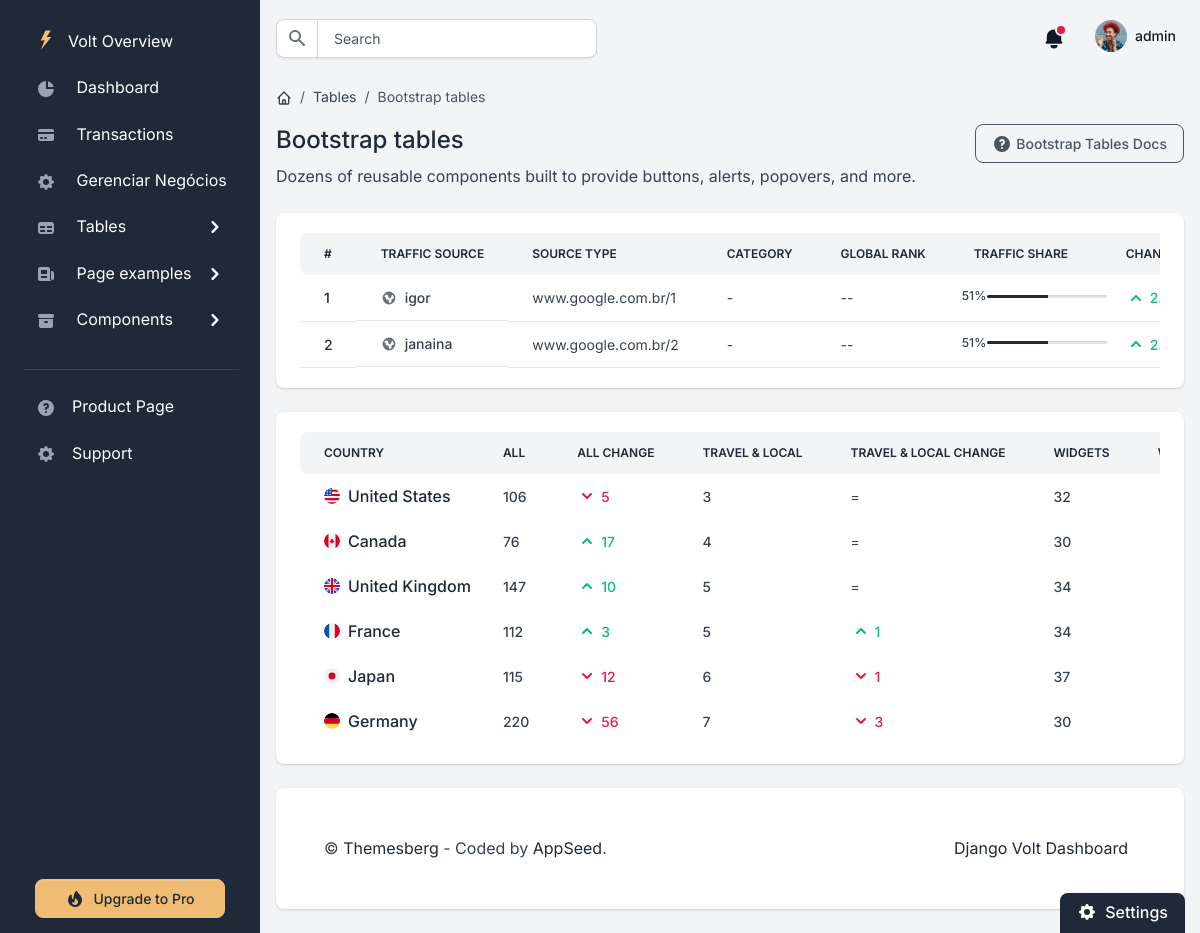
Before: /list-funcionarios/ (signed in) with the older database file.
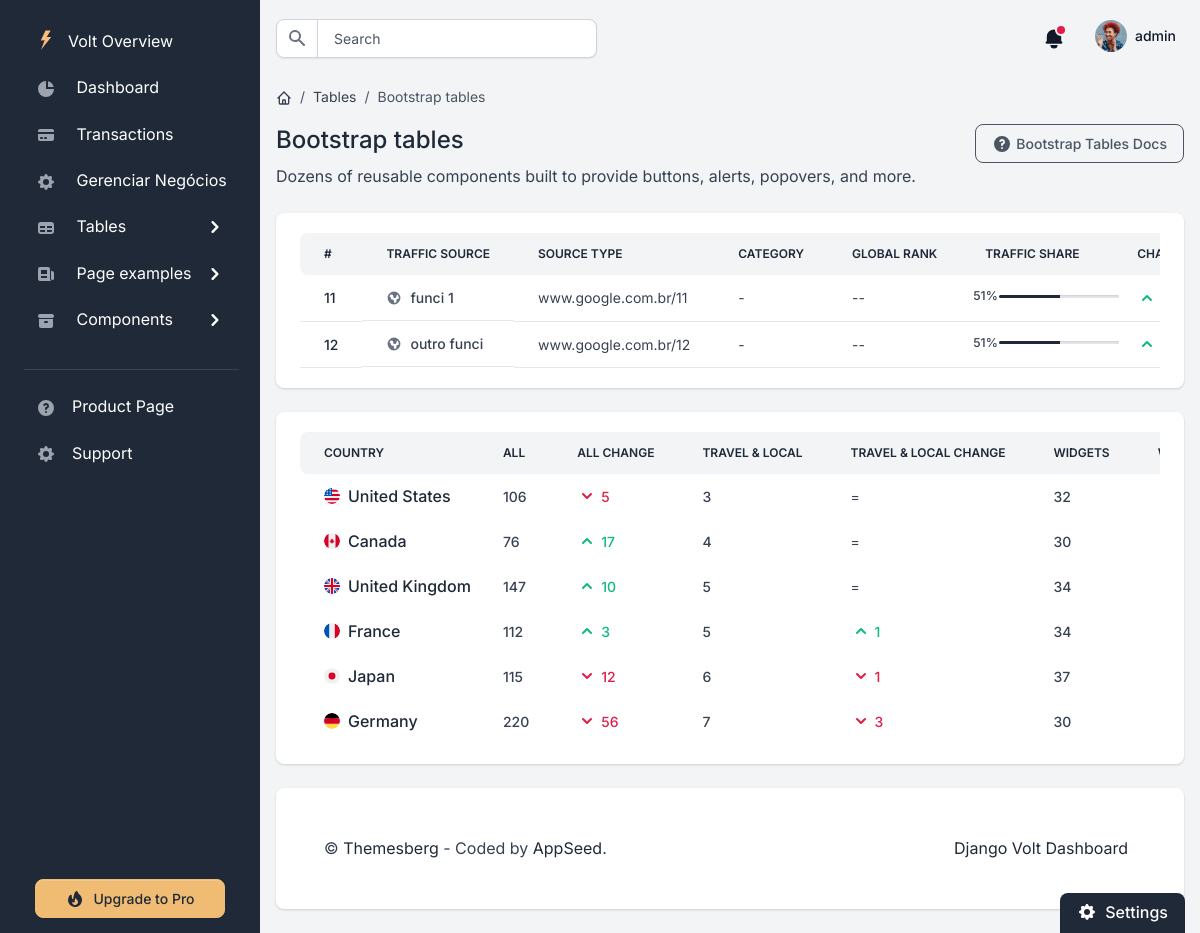
After: the same page with the newer database file.
### funcionario/models.py (models this page shows, shortened)
class Funcionario(models.Model):
    nome = models.CharField(max_length=150)
    qrcode = models.ImageField(blank=True, upload_to='qrcode')
    site = models.CharField(max_length=150, default='www.google.com.br/')
    codigo = models.CharField(max_length=300, blank=True)
    matricula = models.CharField(max_length=15,blank=True, unique=True)
    unidade = models.ForeignKey(Unidade, on_delete=models.CASCADE)
    usuario = models.ForeignKey(CustomUser, on_delete=models.CASCADE)
    total_avaliacoes = models.IntegerField(default=0)

### funcionario/views.py (the view)
# urls.py: path('list-funcionarios/', ListFuncionarios.as_view(), name='list_funci'),
class ListFuncionarios(LoginRequiredMixin,ListView):
    model = Funcionario
    template_name = 'home/tables-bootstrap-tables.html'
    def get(self, request):
        user = self.request.user
        user = self.request.user
        autenticado = user.is_authenticated
        if autenticado:
            lista = Funcionario.objects.filter(usuario=user)
        else:
            lista = ''
        return render(request, self.template_name,{"page_obj":lista,"autenticado":autenticado})

### templates/home/tables-bootstrap-tables.html (shortened to what the changed rows need)
{% extends "layouts/base.html" %}
{% block content %}
  <div class="py-4">
      <div class="d-flex justify-content-between w-100 flex-wrap">
          <div class="mb-3 mb-lg-0">
              <h1 class="h4">Bootstrap tables</h1>
          </div>
      </div>
  </div>
  <div class="card border-0 shadow mb-4">
      <div class="card-body">
          <div class="table-responsive">
              <table class="table table-centered table-nowrap mb-0 rounded">
                  <thead class="thead-light">
                      <tr>
                          <th class="border-0 rounded-start">#</th>
                          <th class="border-0">Traffic Source</th>
                          <th class="border-0">Source Type</th>
                          <th class="border-0">Category</th>
                          <th class="border-0">Global Rank</th>
                          <th class="border-0">Traffic Share</th>
                          <th class="border-0 rounded-end">Change</th>
                      </tr>
                  </thead>
                  <tbody>
                      {% for funci in page_obj%}
                      <tr>
                          <td><a href="#" class="text-primary fw-bold">{{funci.id}}</a> </td>
                          <td class="fw-bold d-flex align-items-center">
                              {{funci.nome}}
                          </td>
                          <td>
                              {{funci.codigo}}
                          </td>
                          <td>
                              -
                          </td>
                          <td>
                              --
                          </td>
                          <td>
                              <div class="row d-flex align-items-center">
                                  <div class="col-12 col-xl-2 px-0">
                                      <div class="small fw-bold">51%</div>
                                  </div>
                                  <div class="col-12 col-xl-10 px-0 px-xl-1">
                                      <div class="progress progress-lg mb-0">
                                          <div class="progress-bar bg-dark" role="progressbar" aria-valuenow="51" aria-valuemin="0" aria-valuemax="100" style="width: 51%;"></div>
                                      </div>
                                  </div>
                              </div>
                          </td>
                          <td class="text-success">
                              <div class="d-flex align-items-center">
                                  <svg class="icon icon-xs me-1" fill="currentColor" viewBox="0 0 20 20" xmlns="http://www.w3.org/2000/svg"><path fill-rule="evenodd" d="M14.707 12.707a1 1 0 01-1.414 0L10 9.414l-3.293 3.293a1 1 0 01-1.414-1.414l4-4a1 1 0 011.414 0l4 4a1 1 0 010 1.414z" clip-rule="evenodd"></path></svg>
                                  <span class="fw-bold">2.45%</span>
                              </div>
                          </td>
                      </tr>
                      {%endfor%}
                  </tbody>
              </table>
          </div>
      </div>
  </div>
  <div class="card border-0 shadow">
      <div class="card-body">
          <div class="table-responsive">
              <table class="table table-centered table-nowrap mb-0 rounded">
                  <thead class="thead-light">
                      <tr>
                          <th class="border-0 rounded-start">Country</th>
                          <th class="border-0">All</th>
                          <th class="border-0">All Change</th>
                          <th class="border-0">Travel & Local</th>
                          <th class="border-0">Travel & Local Change</th>
                          <th class="border-0">Widgets</th>
                          <th class="border-0 rounded-end">Widgets Change</th>
                      </tr>
                  </thead>
              </table>
          </div>
      </div>
  </div>
{% endblock content %}

Changed rows visible on the page:
removed Funcionario: id "1", nome "igor", codigo "www.google.com.br/1"
removed Funcionario: id "2", nome "janaina", codigo "www.google.com.br/2"
added Funcionario: id "11", nome "funci 1", codigo "www.google.com.br/11"
added Funcionario: id "12", nome "outro funci", codigo "www.google.com.br/12"
